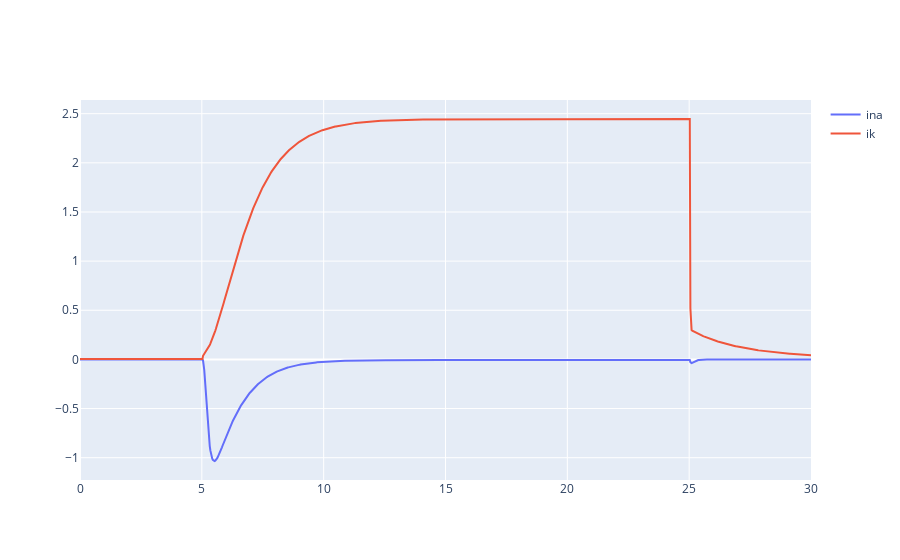

The notebook cell saved with this chart:
### Code cell
fig = go.Figure()
fig.add_trace(go.Scatter(x=t, y=ina, name="ina"))
fig.add_trace(go.Scatter(x=t, y=ik, name="ik"))

### Figure 1 — Plotly figure (JSON) as saved in the notebook; plotly's stock layout.template omitted (floating-point values rounded to 4 significant figures; data arrays with more than 128 entries replaced by an {"elided": "..."} marker saying what was removed)
{"data": [{"name": "ina", "type": "scatter", "x": {"elided": "1201 float values"}, "y": {"elided": "1201 float values"}}, {"name": "ik", "type": "scatter", "x": {"elided": "1201 float values"}, "y": {"elided": "1201 float values"}}], "layout": {}}
